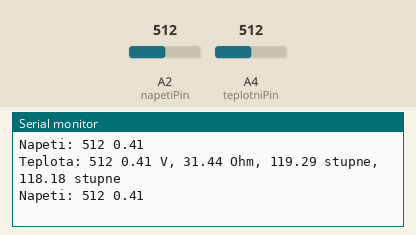
A sketch run on a simulated Arduino Uno, built with avr-gcc and run on an emulated ATmega328P. Parts: the last lines printed to the serial monitor. Inputs (shaded band) come from the test bench; at power-on: A4 (teplotniPin) = 512, A2 (napetiPin) = 512.

Above: at 1.2 s.
1.3 s: A4 (teplotniPin) set to 0
At 1.49 s:
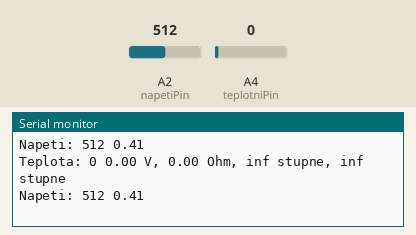
3.0 s: A4 (teplotniPin) set to 122
At 3.37 s:
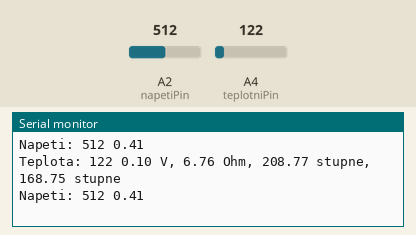
6.0 s: A2 (napetiPin) set to 716
At 6.4 s:
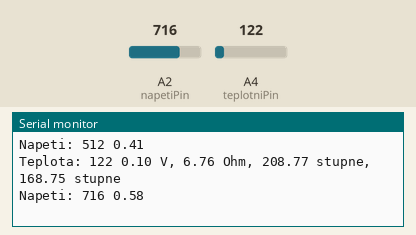
7.5 s: A2 (napetiPin) set to 900
At 7.7 s:
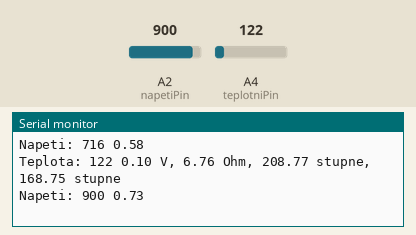
Timing chart, 0 to 10.0 s (numbered marks = the images above; inputs shaded):
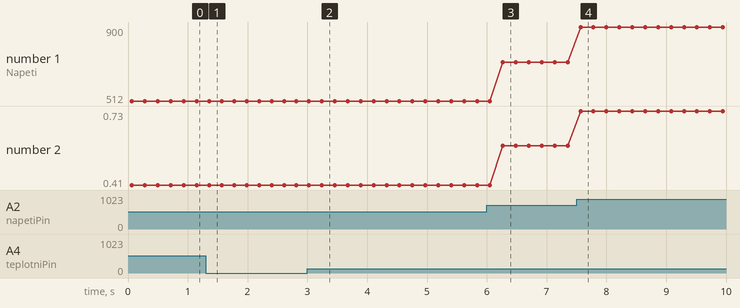

The sketch:

temp_cooler.ino
```cpp
//**************TEMP COOLER*************
// pull-up 10k

/*
37.8℃ — 450 ±45 Ohm
104.4℃ — 46.6 ±2.3 Ohm
100℉ — 450.0 ±45.0 Ohm
150℉ — 158.20 ±15.82 Ohm
200℉ — 64.30 ±6.43 Ohm
250℉ — 29.25 ±2.93 Ohm
300℉ — 14.96 ±2.25 Ohm
*/

#include <math.h>

int teplotniPin = 4;
int napetiPin = 2;

int teplotaRaw = 0;
float teplotaV = 0;
float teplotaOhm = 0;
float teplota1 = 0;
float teplota2 = 0;

int napetiRaw = 0;
float napetiV = 0;

void setup() {
  Serial.begin(9600);
  //analogReference(EXTERNAL);


}

void loop() {

  teplotaRaw = analogRead(teplotniPin);   //převodník
  teplotaV = teplotaRaw * 3.3 / 4095 ;     // realne napeti na pinu, ESP neumí od 0 ale od 0,1
  teplotaOhm = teplotaV * 220 / (3.3 - teplotaV);// odpor čidla

  //***********rovnice dle excel, 2 typy, cela křivka + kolem 100°C

  // nastavení kolem 100 dává super hodnotu, doma asi 25, na vástupu asi 22, ta první 44
  teplota1 = 418.47 * pow(teplotaOhm, -0.364);   //rovnice dle excel - celá křivka
  teplota2 = -32.89 * log(teplotaOhm) + 231.58;  //rovnice dle excel - pouze část křivky kolem 100°C

  Serial.print( "Teplota: ");  Serial.print( teplotaRaw); Serial.print( " ");
  Serial.print( teplotaV); Serial.print( " V, ");
  Serial.print( teplotaOhm); Serial.print( " Ohm, ");
  Serial.print( teplota1); Serial.print( " stupne, ");
  Serial.print( teplota2); Serial.println( " stupne ");


  napetiRaw = analogRead(napetiPin);
  napetiV = napetiRaw * 3.3 / 4095;

  Serial.print( "Napeti: ");  Serial.print( napetiRaw); Serial.print( " "); Serial.println( napetiV);

                    //hodnotaAnalog[i] = 418.47 * pow(hodnotaAnalog[i], -0,364);   //rovnice dle excel - celá křivka
                    //hodnotaAnalog[i] = -32.89 * log(hodnotaAnalog[i]) + 231,58;  //rovnice dle excel - pouze část křivky kolem 100°C
  delay(200);
}
```

Measured:
- after the input at 1.3 s, the serial monitor: prints a new line at once (image 1)
- after the input at 3.0 s, the serial monitor: prints a new line after 0.18 s (image 2)
- after the input at 6.0 s, the serial monitor: prints a new line after 0.27 s (image 3)
- after the input at 7.5 s, the serial monitor: prints a new line after 0.07 s (image 4)
- plotted number 1: 512 → 716 after the input at 6.0 s, 716 → 900 after the input at 7.5 s
- plotted number 2: 0.41 → 0.58 after the input at 6.0 s, 0.58 → 0.73 after the input at 7.5 s
